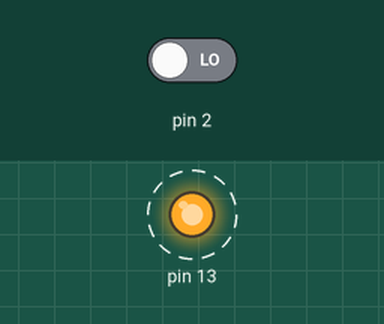
Recording of a sketch running on a simulated Arduino Uno, built with avr-gcc and run on an emulated ATmega328P. Parts: output pins drawn as LEDs (lit = HIGH). Dashed ring = blinking. The test bench sets the inputs (shaded band); at power-on: pin 2 LOW.

Above: at 0.5 s.
Timing chart, 0 to 4.6 s (numbered marks = the images above):
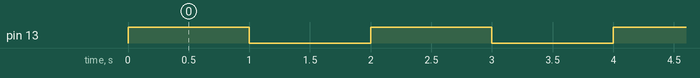

Measured:
- by itself, pin 13: alternates HIGH for 1.0 s and LOW for 1.0 s

The sketch:

v.2.ino
```cpp
//Programa que mediante las interrupciones generadas por el foto interruptor
//conectado a interrupcion externa sobre el pin digital 2
//enciende y apaga el LED incorporado con mayor frecuencia a medida que ingresan mas interrupciones.

volatile int contador=1000;// variable global CONTADOR

void setup()
{
  pinMode(13,OUTPUT);
  attachInterrupt(digitalPinToInterrupt(2),sensor,RISING);

}

void loop()
{
 digitalWrite(13,HIGH);// enciende LED integrado
 delay(contador);// demora basada en variable CONTADOR
 digitalWrite(13,LOW);// apaga LED integrado
 delay(contador);// demora basada en variable CONTADOR

  if(contador<100)// si CONTADOR es menor a 100
  {
    contador=1000;// restablece valor de CONTADOR a 1000
  }
}
void sensor()// rutina ISR
  {
    contador=contador-100;// decrementa valor de CONTADOR en 100
  }
```
